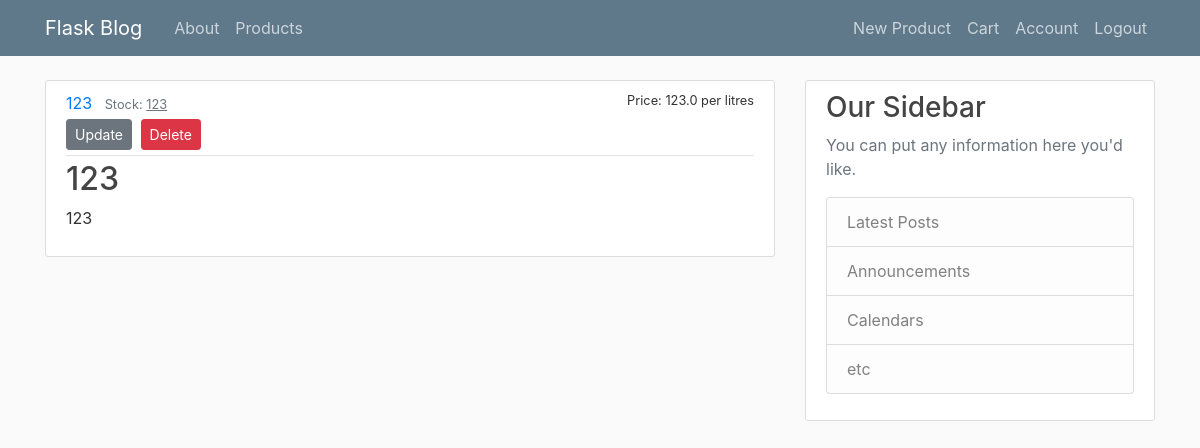
The app's page /product/17 (signed in) with its own data.
### flaskblog/models.py (models this page shows, shortened)
class Product(db.Model):
    id = db.Column(db.Integer, primary_key=True)
    name = db.Column(db.String(20), nullable=False, unique=True)
    category = db.Column(db.String(20), nullable=False)
    price = db.Column(db.Double, nullable=False)
    quantityInStock = db.Column(db.Integer, nullable=False)
    unitOfMeasure = db.Column(db.String(20), nullable=False)
    description = db.Column(db.Text, nullable=False)

### flaskblog/products/routes.py (the view)
@products.route("/product/<int:product_id>")
@login_required
def product(product_id):
    product = Product.query.get_or_404(product_id)
    return render_template('product.html', product=product)

### flaskblog/models.py (called while the page is built)
@login_manager.user_loader
def load_user(user_id):
    return User.query.get(int(user_id))

    def has_roles(self, role):
        if isinstance(role, str):
            return role in (role.name for role in self.roles)
        else:
            return role in self.roles

### flaskblog/templates/product.html (shortened to what this page needs)
{% extends "layout.html" %}
{% block content %}
  <article class="media content-section">
    <div class="media-body">
      <div class="product-metadata">
        <a class="mr-2" href="{{ url_for('products.category_products', category=product.category) }}">{{ product.category }}</a>
        <small class="text-muted">Stock: <u>{{ product.quantityInStock }}</u></small>
        <small class="flt-r" {% if product.quantityInStock==0 %}style="color: red;"{% endif %}>{% if product.quantityInStock==0 %}OUT OF STOCK{% else %} Price: {{product.price}} per {{product.unitOfMeasure}}{% endif %}</small>
          {% if current_user.is_authenticated and current_user.has_roles('admin')%}
            <div>
              <a class="btn btn-secondary btn-sm mt-1 mb-1" href="{{ url_for('products.update_product', product_id=product.id) }}">Update</a>
              <button type="button" class="btn btn-danger btn-sm m-1" data-toggle="modal" data-target="#deleteModal">Delete</button>
            </div>
          {% endif %}
      </div>
      <h2 class="product-title">{{ product.name }}</h2>
      <p class="product-content">{{ product.description }}</p>
    </div>
  </article>
{% endblock content %}

### flaskblog/static/main.css (style rules this page uses)
body { background: #fafafa; color: #333333; margin-top: 5rem; }
h1, h2, h3, h4, h5, h6 { color: #444444; }
.content-section { background: #ffffff; padding: 10px 20px; border: 1px solid #dddddd; border-radius: 3px; margin-bottom: 20px; }
.product-title { color: #444444; }
.product-content { white-space: pre-line; }
.product-metadata { padding-bottom: 1px; margin-bottom: 4px; border-bottom: 1px solid #e3e3e3 }
.flt-r { float: right; }

### records on screen
Product: category "123", quantityInStock "123", price "123.0", unitOfMeasure "litres", name "123", description "123"
